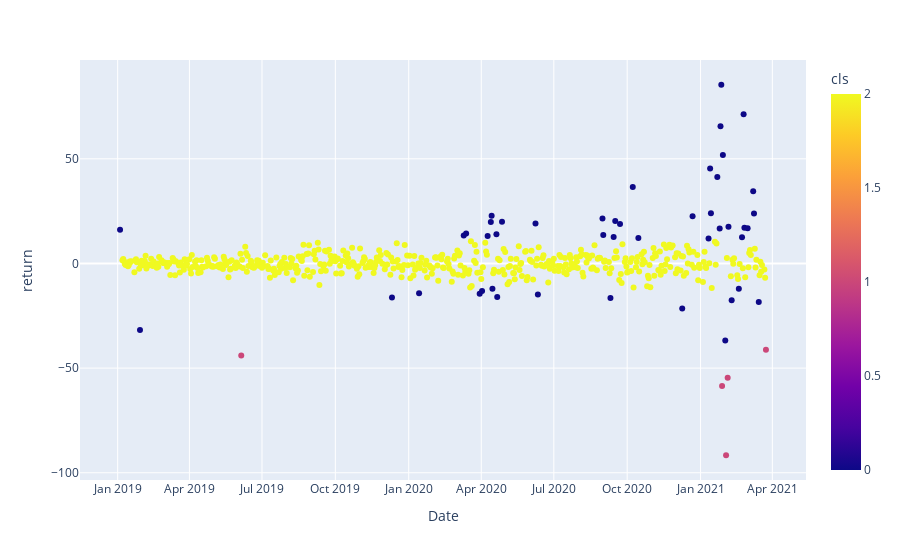

Here is the notebook cell this chart was saved with:
### Code cell
num_of_cluster = 3

Y = df_rt['return'].values.reshape(-1,1)
GMM_cluster = GMM(num_of_cluster,covariance_type='full').fit(Y)
df_rt['cls'] = GMM_cluster.predict(Y)
df = px.data.iris()
fig = px.scatter(df_rt, x="Date", y="return", color="cls", hover_data=df_rt.columns.to_list())
fig.show()
df_rt.groupby('cls').agg({'return': [np.min,np.max,np.mean]})

### Figure 1 — Plotly figure (JSON) as saved in the notebook; plotly's stock layout.template omitted (floating-point values rounded to 4 significant figures; data arrays with more than 128 entries replaced by an {"elided": "..."} marker saying what was removed)
{"data": [{"customdata": {"elided": "559x11 mixed values"}, "hovertemplate": "Date=%{customdata[0]}<br>return=%{customdata[8]}<br>Open=%{customdata[1]}<br>High=%{customdata[2]}<br>Low=%{customdata[3]}<br>Close=%{customdata[4]}<br>frac_change=%{customdata[5]}<br>frac_high=%{customdata[6]}<br>frac_low=%{customdata[7]}<br>cls=%{marker.color}<br>state=%{customdata[10]}<extra></extra>", "legendgroup": "", "marker": {"color": {"elided": "559 int values"}, "coloraxis": "coloraxis", "symbol": "circle"}, "mode": "markers", "name": "", "orientation": "v", "showlegend": false, "type": "scatter", "x": {"elided": "559 str values"}, "xaxis": "x", "y": {"elided": "559 float values"}, "yaxis": "y"}], "layout": {"coloraxis": {"colorbar": {"title": {"text": "cls"}}, "colorscale": [[0, "#0d0887"], [0.1111, "#46039f"], [0.2222, "#7201a8"], [0.3333, "#9c179e"], [0.4444, "#bd3786"], [0.5556, "#d8576b"], [0.6667, "#ed7953"], [0.7778, "#fb9f3a"], [0.8889, "#fdca26"], [1, "#f0f921"]]}, "legend": {"tracegroupgap": 0}, "margin": {"t": 60}, "xaxis": {"anchor": "y", "domain": [0, 1], "title": {"text": "Date"}}, "yaxis": {"anchor": "x", "domain": [0, 1], "title": {"text": "return"}}}}
